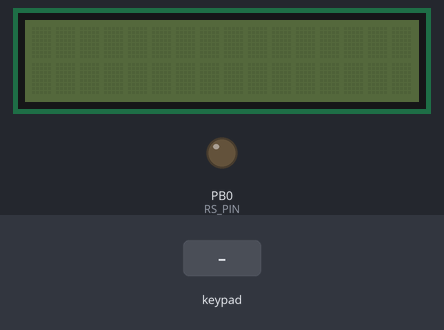
Recording of a program running on a simulated ATmega32, built with avr-gcc and emulated at 8 MHz. On the bench: 16×2 character LCD, output pins drawn as LEDs (lit = HIGH). Wiring (inferred from the names in the program): 5×3 keypad with keys 1 2 3 4 5 6 7 8 9 A B C D E F (labels assumed): rows PD0, PD1, PD2, PD3, PD4; columns PD5, PD6, PD7; character LCD (HD44780): RS PD3; R/W PB1; E PB2; data PA4, PA5, PA6, PA7. The inputs (shaded band) are chosen by the test bench. Pins used as bus, display or sensor lines are not drawn.

Above: at 0.13 s.
At 1.2 s:
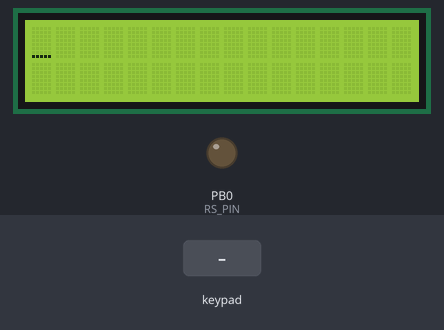
1.3 s: keypad keys 1 2 A pressed 0.4 s apart
At 2.8 s:
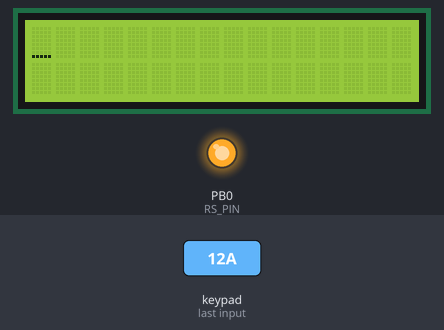
4.0 s: key '1' pressed
5.6 s: keypad keys 2 5 A pressed 0.4 s apart
Timing chart, 0 to 8.6 s (numbered marks = the images above; inputs shaded):
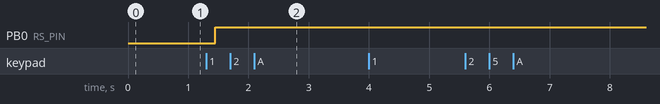

Measured:
- after the input at 1.3 s, PB0 (RS_PIN): LOW → HIGH after 0.15 s
- after the input at 4.0 s, every drawn part: stays the same
- after the input at 5.6 s, every drawn part: stays the same

The program:

main.c
```c
/*
 * main.c
 *
 * Created: 7/24/2022 10:11:16 PM
 * Author : Peter Moner
 */

#include "LSTD_TYPES.h"
#include "MDIO_interface.h"
#include "HLCD_interface.h"
#include "HKEYPAD_interface.h"

#define F_CPU 8000000UL
#include <util/delay.h>

int main(void)
{

	u8_t L_u8Return=0;

	HLCD_voidInit();
    HKEYPAD_voidInit();
	HLCD_voidMoveCursor(FIRST_ROW,COL_1);

    while (1)
    {
		L_u8Return=HKEYPAD_voidCheckPress();

		if(L_u8Return != 0xFF)
		{
			if(L_u8Return == '%')
			{
				HLCD_voidClearScreen();
			}
			else{
			HLCD_voidDisplayCharacter(L_u8Return);
			}
		}
		else
		{
		}
    }
}
```

HKEYPAD_configration.h
```c
/*
 * HKEYPAD_configration.h
 *
 * Created: 7/24/2022 10:11:16 PM
 * Author : Peter Moner
 */


#ifndef HKEYPAD_CONFIGRATION_H_
#define HKEYPAD_CONFIGRATION_H_

#define KEYPAD_PORT	 PORTD
#define NOT_PRESSED  (0xFF)


#endif /* HKEYPAD_CONFIGRATION_H_ */
```

HLCD_configration.h
```c
/*
 * HLCD_configration.h
 *
 * Created: 7/24/2022 10:11:16 PM
 * Author : Peter Moner
 */


#ifndef HLCD_CONFIGRATION_H_
#define HLCD_CONFIGRATION_H_


#define FOUR_BIT_MODE
#define Display_Data_Port (PORTA)
#define Control_Port      (PORTB)

/************************************************************************/
/* ENTRY MODE SELECTIONS
*  1.SHIFT CURSOR TO LEFT    0X04
*  2.SHIFT DISPLAY TO RIGHT  0X05
*  3.SHIFT CURSOR TO RIGHT   0X06
*  4.SHIFT DISPLAY TO LEFT   0X07
*/
/************************************************************************/
#define ENTRY_MODE 0X06

/************************************************************************/
/* DISPLAY_CURSOR_CONTROL SELECTIONS
*  1.DISPLAY OFF , CURSOR OFF		0X08
*  2.DISPLAY ON , CURSOR OFF		0X0C
*  3.DISPLAY OFF , CURSOR ON		0X0A
*  4.DISPLAY ON , CURSOR ON			0X0E
*  5.DISPLAY ON , CURSOR BLINKING   0X0F
*/
/************************************************************************/
#define DISPLAY_CURSOR_CONTROL  0X0E


#endif /* HLCD_CONFIGRATION_H_ */
```

HKEYPAD_interface.h
```c
/*
 * HKEYPAD_interface.h
 *
 * Created: 7/24/2022 10:11:16 PM
 * Author : Peter Moner
 */


#ifndef HKEYPAD_INTERFACE_H_
#define HKEYPAD_INTERFACE_H_

#define KEYPAD_ROWS_NUMBER		(4)
#define KEYPAD_COLUMNS_NUMBER   (4)

#define KROW_1 PIN0
#define KROW_2 PIN1
#define KROW_3 PIN2
#define KROW_4 PIN3
#define KCOL_1 PIN4
#define KCOL_2 PIN5
#define KCOL_3 PIN6
#define KCOL_4 PIN7

void HKEYPAD_voidInit(void);
u8_t HKEYPAD_voidCheckPress(void);

#endif /* HKEYPAD_INTERFACE_H_ */
```

HKEYPAD_program.c
```c
/*
 * HKEYPAD_program.c
 *
 * Created: 7/24/2022 10:11:16 PM
 * Author : Peter Moner
 */

#include "LSTD_TYPES.h"
#include "MDIO_interface.h"
#include "HKEYPAD_configration.h"
#include "HKEYPAD_interface.h"


void HKEYPAD_voidInit(void)
{
	MDIO_voidSetPinDirection(KEYPAD_PORT,KROW_1,OUTPUT);
	MDIO_voidSetPinDirection(KEYPAD_PORT,KROW_2,OUTPUT);
	MDIO_voidSetPinDirection(KEYPAD_PORT,KROW_3,OUTPUT);
	MDIO_voidSetPinDirection(KEYPAD_PORT,KROW_4,OUTPUT);
	MDIO_voidSetPinDirection(KEYPAD_PORT,KCOL_1,INPUT_PULLUP);
	MDIO_voidSetPinDirection(KEYPAD_PORT,KCOL_2,INPUT_PULLUP);
	MDIO_voidSetPinDirection(KEYPAD_PORT,KCOL_3,INPUT_PULLUP);
	MDIO_voidSetPinDirection(KEYPAD_PORT,KCOL_4,INPUT_PULLUP);

}


u8_t HKEYPAD_voidCheckPress(void)
{
	u8_t L_u8Row =0;
	u8_t L_u8COLUMN =0;
	u8_t L_u8ReadingValue =0;
	u8_t L_u8ReturnValue =NOT_PRESSED;
	u8_t L_u8Flag =0;

	u8_t A_u8Array[4][4]={  {'1','2','3','-'},
							{'4','5','6','*'},
							{'7','8','9','/'},
						    {'%','0','=','+'}  };

	for(L_u8Row=0 ; L_u8Row<KEYPAD_ROWS_NUMBER ;  L_u8Row++)
	{
		MDIO_voidSetLowNibbleValue(KEYPAD_PORT,0x0F);
		MDIO_voidSetPinValue(KEYPAD_PORT,L_u8Row,LOW);

		for( L_u8COLUMN =0 ;  L_u8COLUMN < KEYPAD_COLUMNS_NUMBER ;  L_u8COLUMN++)
		{
			L_u8ReadingValue=MDIO_voidGetPinValue(KEYPAD_PORT,(L_u8COLUMN+KEYPAD_ROWS_NUMBER));

			if(L_u8ReadingValue==0)
			{
				while(L_u8ReadingValue==0)
				{
					L_u8ReadingValue=MDIO_voidGetPinValue(KEYPAD_PORT,(L_u8COLUMN+KEYPAD_ROWS_NUMBER));
				}
				L_u8ReturnValue=A_u8Array[L_u8Row][L_u8COLUMN];
				L_u8Flag++;
				break;
			}
		}

		if(L_u8Flag != 0)
		{
			L_u8Flag=0;
		}

		if(L_u8ReadingValue==0)
		{
			break;
		}
	}

	return L_u8ReturnValue;
}
```

HLCD_interface.h
```c
/*
 * HLCD_interface.h
 *
 * Created: 7/24/2022 10:11:16 PM
 * Author : Peter Moner
 */


#ifndef HLCD_INTERFACE_H_
#define HLCD_INTERFACE_H_

#define FIRST_ROW	(1)
#define SECOND_ROW	(2)


#define COL_1		(0)
#define COL_2		(1)
#define COL_3		(2)
#define COL_4		(3)
#define COL_5		(4)
#define COL_6		(5)
#define COL_7		(6)
#define COL_8		(7)
#define COL_9		(8)
#define COL_10		(9)
#define COL_11		(10)
#define COL_12		(11)
#define COL_13		(12)
#define COL_14		(13)
#define COL_15		(14)
#define COL_16		(15)


#define RS_PIN (PIN0)
#define RW_PIN (PIN1)
#define	E_PIN  (PIN2)

#define D0     (PIN0)
#define D1     (PIN1)
#define D2     (PIN2)
#define D3     (PIN3)
#define D4     (PIN4)
#define D5     (PIN5)
#define D6     (PIN6)
#define D7     (PIN7)


#define CLEAR_SCREEN 0X01
#define RETURN_HOME  0X02
#define EIGHT_BITS   0X38
#define FOUR_BITS    0X28


void HLCD_voidInit(void);
void HLCD_voidSendCmd(u8_t A_u8Cmd);
void HLCD_voidDisplayCharacter(u8_t A_u8Char);
void HLCD_voidDisplayString(u8_t* P_u8String);
void HLCD_voidEnable(void);
void HLCD_voidClearScreen(void);
void HLCD_voidMoveCursor(u8_t A_u8Row,u8_t A_u8Column);
void HLCD_voidReturnHome(void);


#endif /* HLCD_INTERFACE_H_ */
```

HLCD_program.c
```c
/*
 * HLCD_program.c
 *
 * Created: 7/24/2022 10:11:16 PM
 * Author : Peter Moner
 */
#include "LBIT_MATH.h"
#include "LSTD_TYPES.h"
#include "MDIO_interface.h"
#include "HLCD_interface.h"
#include "HLCD_private.h"
#include "HLCD_configration.h"

#define F_CPU 8000000
#include<util/delay.h>

void HLCD_voidInit(void)
{
	_delay_ms(200);

	#if defined EIGHT_BIT_MODE

	MDIO_voidSetPortDirection(Display_Data_Port,OUTPUT);
	MDIO_voidSetPinDirection(Control_Port,RS_PIN,OUTPUT);
	MDIO_voidSetPinDirection(Control_Port,RW_PIN,OUTPUT);
	MDIO_voidSetPinDirection(Control_Port,E_PIN,OUTPUT);
	MDIO_voidSetPinValue(Control_Port,RW_PIN,LOW);
	//FUNCTION SET
	HLCD_voidSendCmd(EIGHT_BITS);
	_delay_ms(1);
	HLCD_voidSendCmd(DISPLAY_CURSOR_CONTROL);
	_delay_ms(1);
	HLCD_voidSendCmd(CLEAR_SCREEN);
	_delay_ms(10);
	HLCD_voidSendCmd(ENTRY_MODE);
	_delay_ms(1);

	#elif defined FOUR_BIT_MODE
		MDIO_voidSetPinDirection(Display_Data_Port,D4,OUTPUT);
		MDIO_voidSetPinDirection(Display_Data_Port,D5,OUTPUT);
		MDIO_voidSetPinDirection(Display_Data_Port,D6,OUTPUT);
		MDIO_voidSetPinDirection(Display_Data_Port,D7,OUTPUT);
		MDIO_voidSetPinDirection(Control_Port,RS_PIN,OUTPUT);
		MDIO_voidSetPinDirection(Control_Port,RW_PIN,OUTPUT);
		MDIO_voidSetPinDirection(Control_Port,E_PIN,OUTPUT);
		MDIO_voidSetPinValue(Control_Port,RW_PIN,LOW);
		//FUNCTION SET
		HLCD_voidReturnHome();
		HLCD_voidSendCmd(FOUR_BITS);
		_delay_ms(1);
		HLCD_voidSendCmd(DISPLAY_CURSOR_CONTROL);
		_delay_ms(1);
		HLCD_voidSendCmd(CLEAR_SCREEN);
		_delay_ms(10);
		HLCD_voidSendCmd(ENTRY_MODE);
		_delay_ms(1);
	#endif

}


void HLCD_voidSendCmd(u8_t A_u8Cmd)
{
	#if defined EIGHT_BIT_MODE

	MDIO_voidSetPortValue(Display_Data_Port,A_u8Cmd);
	MDIO_voidSetPinValue(Control_Port,RS_PIN,LOW);
	HLCD_voidEnable();

	#elif defined FOUR_BIT_MODE
	MDIO_voidSetHighNibbleValue(Display_Data_Port,(A_u8Cmd>>4));
	MDIO_voidSetPinValue(Control_Port,RS_PIN,LOW);
	HLCD_voidEnable();

	MDIO_voidSetHighNibbleValue(Display_Data_Port,A_u8Cmd);
	MDIO_voidSetPinValue(Control_Port,RS_PIN,LOW);
	HLCD_voidEnable();
	#endif
	_delay_ms(1);

}


void HLCD_voidDisplayCharacter(u8_t A_u8Char)
{
	#if defined EIGHT_BIT_MODE

	MDIO_voidSetPortValue(Display_Data_Port,A_u8Char);
	MDIO_voidSetPinValue(Control_Port,RS_PIN,HIGH);
	HLCD_voidEnable();

	#elif defined FOUR_BIT_MODE
	MDIO_voidSetHighNibbleValue(Display_Data_Port,(A_u8Char>>4));
	MDIO_voidSetPinValue(Control_Port,RS_PIN,HIGH);
	HLCD_voidEnable();
	MDIO_voidSetHighNibbleValue(Display_Data_Port,A_u8Char);
	MDIO_voidSetPinValue(Control_Port,RS_PIN,HIGH);
	HLCD_voidEnable();
	#endif
	_delay_ms(1);
}


void HLCD_voidDisplayString(u8_t* P_u8String)
{
	while((*P_u8String) != '\0')
	{
		HLCD_voidDisplayCharacter(*P_u8String++);
	}
}


void HLCD_voidEnable()
{
	MDIO_voidSetPinValue(Control_Port,E_PIN,HIGH);
	_delay_ms(2);
	MDIO_voidSetPinValue(Control_Port,E_PIN,LOW);
	_delay_ms(2);
}


void HLCD_voidClearScreen()
{
	HLCD_voidSendCmd(CLEAR_SCREEN);
	_delay_ms(10);
}

void HLCD_voidReturnHome()
{
	HLCD_voidSendCmd(RETURN_HOME);
	_delay_ms(10);
}


void HLCD_voidMoveCursor(u8_t A_u8Row,u8_t A_u8Column)
{
	u8_t A_u8Address = 0 ;

	if(A_u8Row == FIRST_ROW)
	{
		A_u8Address = DDRAM_FIRST_ADDRESS + A_u8Column;
	}
	else if (A_u8Row == SECOND_ROW)
	{
		A_u8Address = DDRAM_SECOND_ADDRESS + A_u8Column;
	}
	else
	{

	}

	HLCD_voidSendCmd(A_u8Address);
	_delay_ms(1);

}
```

MDIO_interface.h
```c
/*
 *  Name   : MDIO_private.h
 *  Version: v1.0
 * Created: 7/24/2022 10:11:16 PM
 * Author : Peter Moner
 */


#ifndef MDIO_PRIVATE_H
#define MDIO_PRIVATE_H


/************************************************************************************************/
/*                                        Interfacing macros                                    */
/************************************************************************************************/

/*DIO Ports*/
#define PORTA        (0)
#define PORTB        (1)
#define PORTC        (2)
#define PORTD        (3)


/*DIO Pins*/
#define PIN0         (0)
#define PIN1         (1)
#define PIN2         (2)
#define PIN3         (3)
#define PIN4         (4)
#define PIN5         (5)
#define PIN6         (6)
#define PIN7         (7)

/*DIO Pins' status*/
#define OUTPUT       (0)
#define INPUT_PULLUP (1)
#define INPUT_FLOAT  (2)

/*DIO Output pins' value*/
#define LOW          (0)
#define HIGH         (1)

/************************************************************************************************/
/*                                        Functions' prototypes                                 */
/************************************************************************************************/

/*This function is responsible for setting a specific status [OUTPUT - INPUT_FLOAT - INPUT_PULLUP] to a specific port pin*/
void MDIO_voidSetPinDirection(u8_t A_u8PortName , u8_t A_u8PinNumber , u8_t A_u8PinStatus);

/*This function is responsible for setting a specific value [HIGH - LOW] to a specific port pin*/
void MDIO_voidSetPinValue(u8_t A_u8PortName , u8_t A_u8PinNumber , u8_t A_u8PinValue);

/*This function is responsible for toggling a specific port pin value [HIGH -> LOW, LOW -> HIGH]*/
void MDIO_voidTogglePinValue(u8_t A_u8PortName , u8_t A_u8PinNumber);

/*This function is responsible for getting a specific port pin value [HIGH - LOW]*/
u8_t MDIO_voidGetPinValue(u8_t A_u8PortName , u8_t A_u8PinNumber);

/*This function is responsible for setting a specific status [OUTPUT - INPUT_FLOAT - INPUT_PULLUP] to a specific port */
void MDIO_voidSetPortDirection(u8_t A_u8PortName , u8_t A_u8PortStatus);

/*This function is responsible for setting a specific value [HIGH - LOW] to a specific port*/
void MDIO_voidSetPortValue(u8_t A_u8PortName , u8_t A_u8PortValue);

/*This function is responsible for toggling a specific port value [HIGH -> LOW, LOW -> HIGH]*/
void MDIO_voidTogglePortValue(u8_t A_u8PortName);

/*This function is responsible for getting a specific port value [HIGH - LOW]*/
u8_t MDIO_voidGetPortValue(u8_t A_u8PortName);

void MDIO_voidSetLowNibbleValue(u8_t A_u8PortName,u8_t A_u8Value);
void MDIO_voidSetHighNibbleValue(u8_t A_u8PortName,u8_t A_u8Value);


#endif /* MDIO_PRIVATE_H */
```

HLCD_private.h
```c
/*
 * HLCD_private.h
 *
 * Created: 7/24/2022 10:11:16 PM
 * Author : Peter Moner
 */


#ifndef HLCD_PRIVATE_H_
#define HLCD_PRIVATE_H_

#define DDRAM_FIRST_ADDRESS  0X80
#define DDRAM_SECOND_ADDRESS 0XC0

#define DDRAM_FIRST_MAX_ADDRESS  0X8F
#define DDRAM_SECOND_MAX_ADDRESS 0XCF


#endif /* HLCD_PRIVATE_H_ */
```

LBIT_MATH.h
```c
/*
 * LBIT_MATH.h
 *
 * Created: 7/24/2022 10:11:16 PM
 * Author : Peter Moner
 */


#ifndef LBIT_MATH_H_
#define LBIT_MATH_H_

/************************************************************************************************/
/*                                    Bit math operations                                       */
/************************************************************************************************/

/*Setting a specific register bit to 1*/
#define SET_BIT(REG, BIT)       REG |= (1 << BIT)

/*Setting a specific register bit to 0*/
#define CLEAR_BIT(REG, BIT)     REG &= ~(1 << BIT)

/*Toggling a specific register bit*/
#define TOGGLE_BIT(REG, BIT)    REG ^= (1 << BIT)

/*Getting a specific register bit value*/
#define GET_BIT(REG, BIT)       ((REG >> BIT) & 1)

/*Setting a specific register byte to 0xFF */
#define SET_BYTE(REG)       REG |= 0xFF

/*Setting a specific register byte to 0x00*/
#define CLEAR_BYTE(REG)     REG &= 0x00

/*Toggling a specific register byte*/
#define TOGGLE_BYTE(REG)    REG ^= 0xFF


#endif /* LBIT_MATH_H_ */
```

LSTD_TYPES.h
```c
/*
 * LSTD_TYPES.h
 *
 * Created: 7/24/2022 10:11:16 PM
 * Author : Peter Moner
 */


#ifndef LSTD_TYPES_H_
#define LSTD_TYPES_H_


/************************************************************************************************/
/*                                    Standard data types                                       */
/************************************************************************************************/

/*1 byte data types*/
typedef unsigned char  u8_t;
typedef signed char    s8_t;

/*2 bytes data types*/
typedef unsigned short u16_t;
typedef signed short   s16_t;

/*4 bytes data types*/
typedef unsigned short u32_t;
typedef signed short   s32_t;

/*Floating data types*/
typedef float          f32_t;
typedef double         f64_t;


#endif /* LSTD_TYPES_H_ */
```

MDIO_private.h
```c
/*
 *  Name   : MDIO_private.h
 *  Version: v1.0
 * Created: 7/24/2022 10:11:16 PM
 * Author : Peter Moner
 */


#ifndef MDIO_PRIVATE_H_
#define MDIO_PRIVATE_H_

/*--------------------------------------------------- MDIO REGISTERS ADDRESSES ---------------------------------------------------*/
#define MDIO_PORTA_REG *((volatile unsigned char *)(0x003B))
#define MDIO_DDRA_REG  *((volatile unsigned char *)(0x003A))
#define MDIO_PINA_REG  *((volatile unsigned char *)(0x0039))

#define MDIO_PORTB_REG *((volatile unsigned char *)(0x0038))
#define MDIO_DDRB_REG  *((volatile unsigned char *)(0x0037))
#define MDIO_PINB_REG  *((volatile unsigned char *)(0x0036))

#define MDIO_PORTC_REG *((volatile unsigned char *)(0x0035))
#define MDIO_DDRC_REG  *((volatile unsigned char *)(0x0034))
#define MDIO_PINC_REG  *((volatile unsigned char *)(0x0033))

#define MDIO_PORTD_REG *((volatile unsigned char *)(0x0032))
#define MDIO_DDRD_REG  *((volatile unsigned char *)(0x0031))
#define MDIO_PIND_REG  *((volatile unsigned char *)(0x0030))
/*-------------------------------------------------------------------------------------------------------------------------------*/

#endif /* MDIO_PRIVATE_H_ */
```

Source omitted: MDIO_program.c (10081 bytes)
